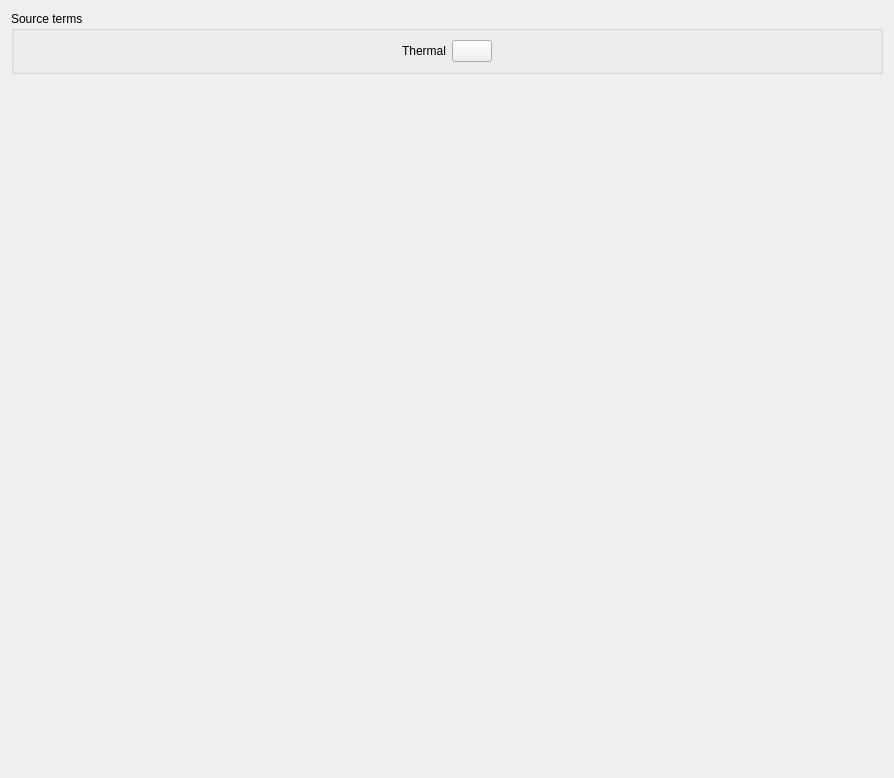
<?xml version="1.0" encoding="UTF-8"?>
<ui version="4.0">
 <class>ImmersedBoundariesSourceTerm</class>
 <widget class="QWidget" name="ImmersedBoundariesSourceTerm">
  <property name="geometry">
   <rect>
    <x>0</x>
    <y>0</y>
    <width>894</width>
    <height>778</height>
   </rect>
  </property>
  <property name="windowTitle">
   <string>Form</string>
  </property>
  <layout class="QGridLayout" name="gridLayout_9">
   <item row="1" column="0">
    <widget class="QGroupBox" name="groupBoxThermalTS">
     <property name="minimumSize">
      <size>
       <width>0</width>
       <height>15</height>
      </size>
     </property>
     <property name="maximumSize">
      <size>
       <width>16777215</width>
       <height>100</height>
      </size>
     </property>
     <property name="title">
      <string>Source terms</string>
     </property>
     <layout class="QGridLayout" name="gridLayout_8">
      <item row="0" column="0">
       <layout class="QHBoxLayout" name="horizontalLayout_3">
        <item>
         <spacer name="horizontalSpacer_10">
          <property name="orientation">
           <enum>Qt::Horizontal</enum>
          </property>
          <property name="sizeHint" stdset="0">
           <size>
            <width>40</width>
            <height>20</height>
           </size>
          </property>
         </spacer>
        </item>
        <item>
         <widget class="QLabel" name="label_13">
          <property name="text">
           <string>Thermal</string>
          </property>
         </widget>
        </item>
        <item>
         <widget class="QPushButton" name="pushButtonThermalSourceTerm">
          <property name="text">
           <string/>
          </property>
          <property name="icon">
           <iconset resource="resources_pages.qrc">
            <normaloff>:/new/prefix1/data/icons/22x22/edit-find-replace.png</normaloff>:/new/prefix1/data/icons/22x22/edit-find-replace.png</iconset>
          </property>
          <property name="iconSize">
           <size>
            <width>22</width>
            <height>22</height>
           </size>
          </property>
         </widget>
        </item>
        <item>
         <spacer name="horizontalSpacer_11">
          <property name="orientation">
           <enum>Qt::Horizontal</enum>
          </property>
          <property name="sizeHint" stdset="0">
           <size>
            <width>13</width>
            <height>20</height>
           </size>
          </property>
         </spacer>
        </item>
       </layout>
      </item>
     </layout>
    </widget>
   </item>
   <item row="4" column="0">
    <spacer name="verticalSpacer">
     <property name="orientation">
      <enum>Qt::Vertical</enum>
     </property>
     <property name="sizeHint" stdset="0">
      <size>
       <width>20</width>
       <height>40</height>
      </size>
     </property>
    </spacer>
   </item>
  </layout>
 </widget>
 <resources>
  <include location="resources_pages.qrc"/>
 </resources>
 <connections/>
</ui>
